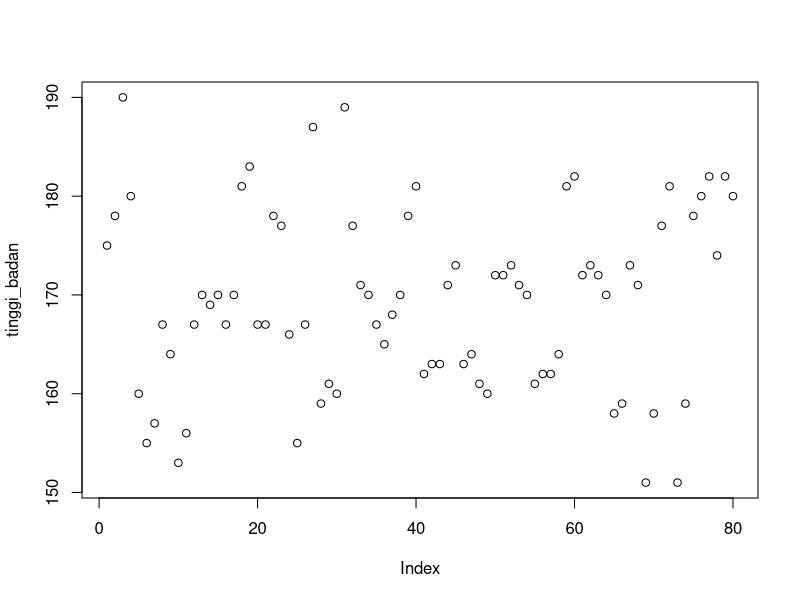
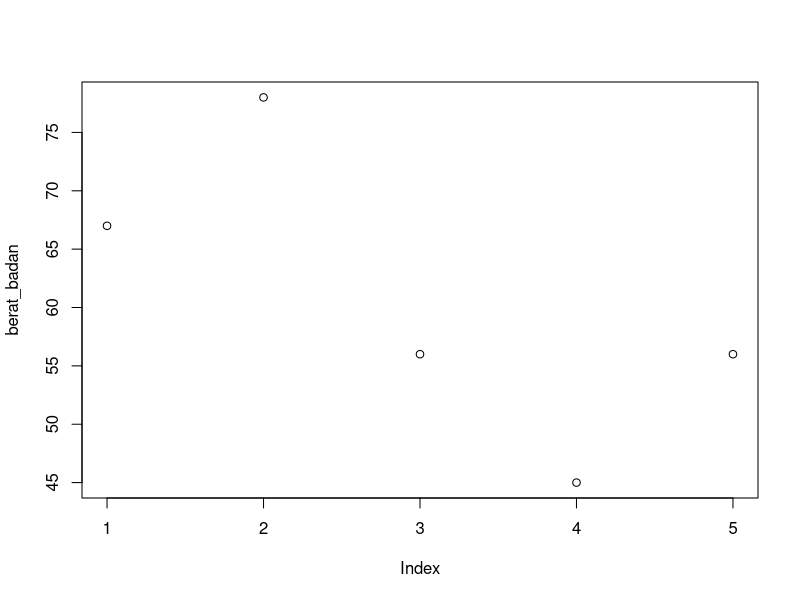
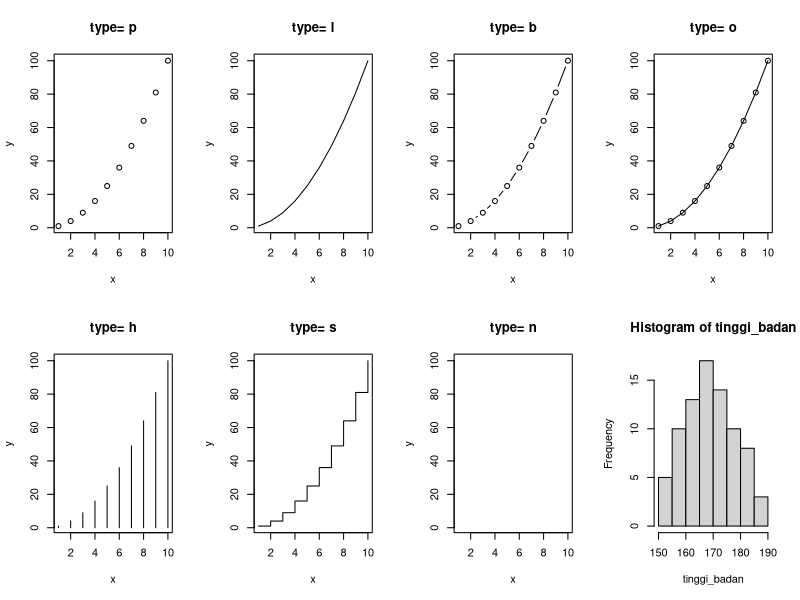
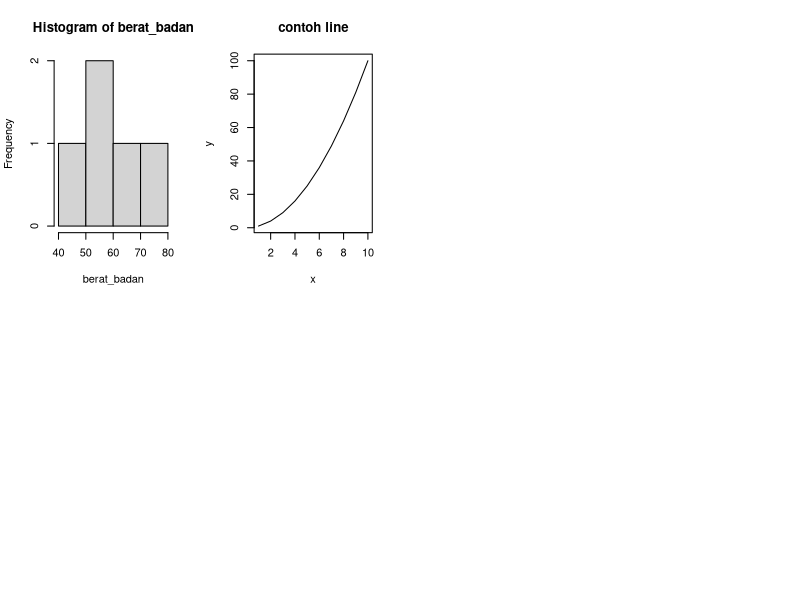

Write the R code that produced these figures, in order.
# --- SESI LIVE CODING ---

# --- 1. BASICS R ---

mahasiswa <- c("Nyoman Gita", "Putri", "Budi", "Ajeng")
mahasiswa

ukuran_sepatu <- c(34, 37, 44, 41, 39, 43, 38)
ukuran_sepatu

# Memanggil nama mahasiswa "Putri"
mahasiswa[2]
mahasiswa[4]
mahasiswa[c(2,3,4)]

# Studi Kasus
tinggi_badan <- c(175, 178, 190, 180, 160, 155, 157, 167, 164, 153, 
                  156, 167, 170, 169, 170, 167, 170, 181, 183, 167,
                  167, 178, 177, 166, 155, 167, 187, 159, 161, 160,
                  189, 177, 171, 170, 167, 165, 168, 170, 178, 181,
                  162, 163, 163, 171, 173, 163, 164, 161, 160, 172,
                  172, 173, 171, 170, 161, 162, 162, 164, 181, 182,
                  172, 173, 172, 170, 158, 159, 173, 171, 151, 158,
                  177, 181, 151, 159, 178, 180, 182, 174, 182, 180)

banyak_data <- length(tinggi_badan)
banyak_data

hitung_rata2_tinggi_badan <- function(x) {
  # Diisi gimana caranya menghitung rata-rata, yaitu secara berulang tambahkan semua data tinggi badan
  # Dibagi dengan banyak data
  # Kembalikan hasilnya
}

# --- 3. UKURAN STATISTIK DI R ---

# Menggunakan ukuran pemusatan
rata_rata_tinggi_badan <- mean(tinggi_badan)
rata_rata_tinggi_badan

median_tinggi_badan <- median(tinggi_badan)
median_tinggi_badan

hitung_modus <- function(x) {
  nilai_unik <- unique(x)
  nilai_unik[which.max(tabulate(match(x, nilai_unik)))]
}

modus_tinggi_badan <- hitung_modus(tinggi_badan)
modus_tinggi_badan

berat_badan <- c(67, 78, 56, 45, 56)
modus_berat_badan <- hitung_modus(berat_badan)
modus_berat_badan

# --- 2. VISUALISASI DATA DI R ---
plot(tinggi_badan)
plot(berat_badan)

x <- c(1:10)
y <- x ^ 2

par(mfrow=c(2,4)) # canvas isinya ada 2 baris, 4 kolom

type <- c("p", "l", "b", "o", "h", "s", "n")
for (i in type) {
  plot(x, y, type = i, main = paste("type=", i))
}

hist(tinggi_badan)

hist(berat_badan)

plot(x, y, type = "l", main = "contoh line")

# --- 4. NORMALITAS, KORELASI, DAN REGRESI DI R ---

# --- 5. HIPOTESIS DI R